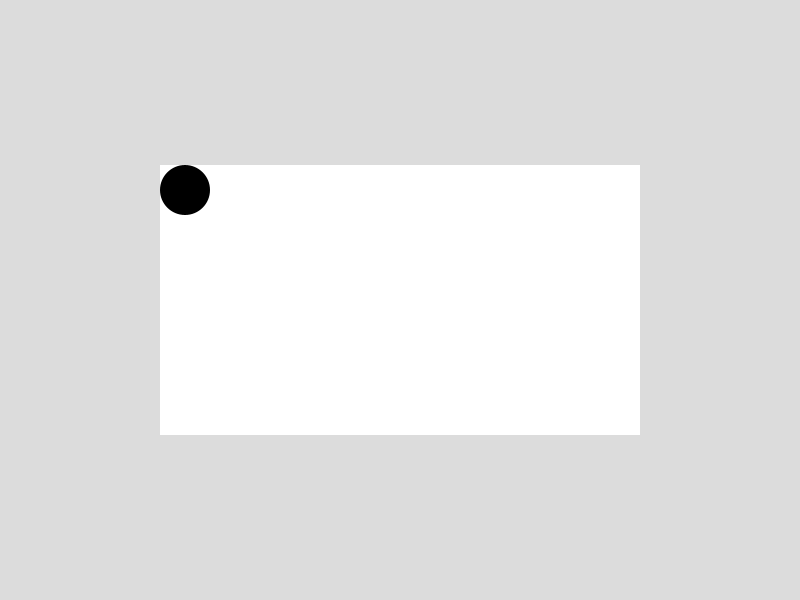
Frame 1 (no input)
Frame 60 (the mouse pressed at the canvas centre just before this capture): identical to frame 1, image omitted
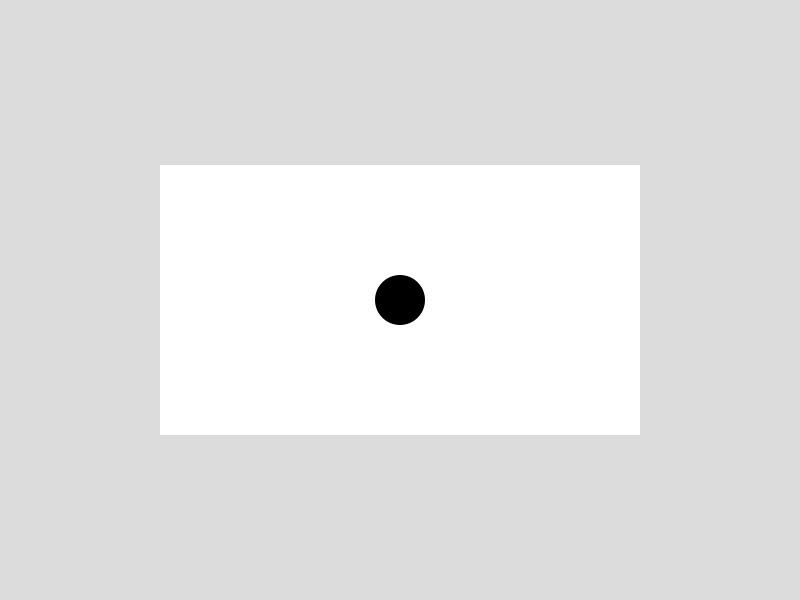
Frame 120 (the mouse held since frame 60 and released just before this capture)

The Processing sketch that drew these frames (run headless with seeded random() and noise(); from frame 60 on, the mouse is pressed at the canvas centre):

// Processing sketch: Map__
// ── Map__.pde
float w = mouseX;
float h = mouseY;

void setup() {
  size(800, 600);
  noStroke();
  rectMode(CENTER);
}
void draw() {
  w = map(mouseX, 0, width, 185, 615);
  h = map(mouseY, 0, height, 190, 410);
  background(220);
  fill(255);
  rect(width/2, height/2, 480, 270);
  fill(0);
  circle(w, h, 50);
}
